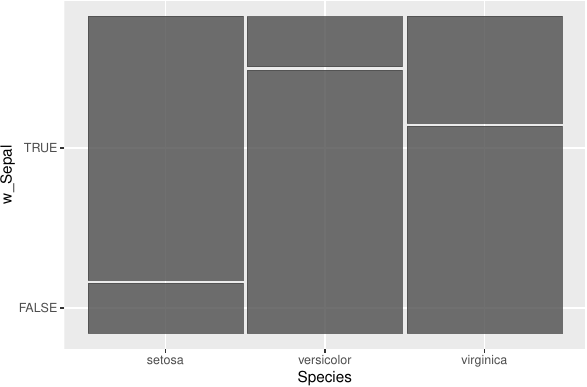

Recreate this plot in R.
pdf(file = "04-r-ggplot-mosaic.pdf", width = 6, height = 4)

library(tidyverse)

library(ggmosaic)
my_df <- data.frame(
  Species = iris$Species,
  w_Sepal = iris$Sepal.Width > 3)
my_df %>%
  ggplot() +
  geom_mosaic(
    aes(x = product(w_Sepal,
                    Species)))
